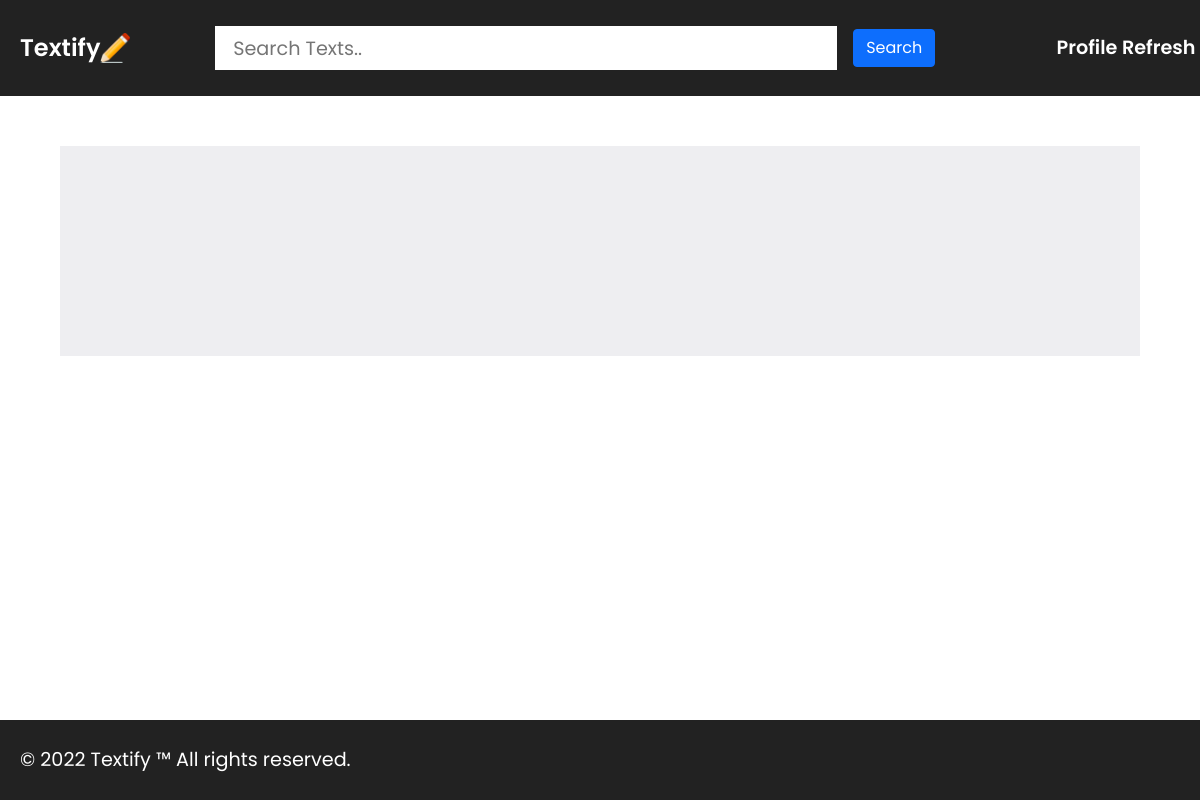
The app's page /, older data.
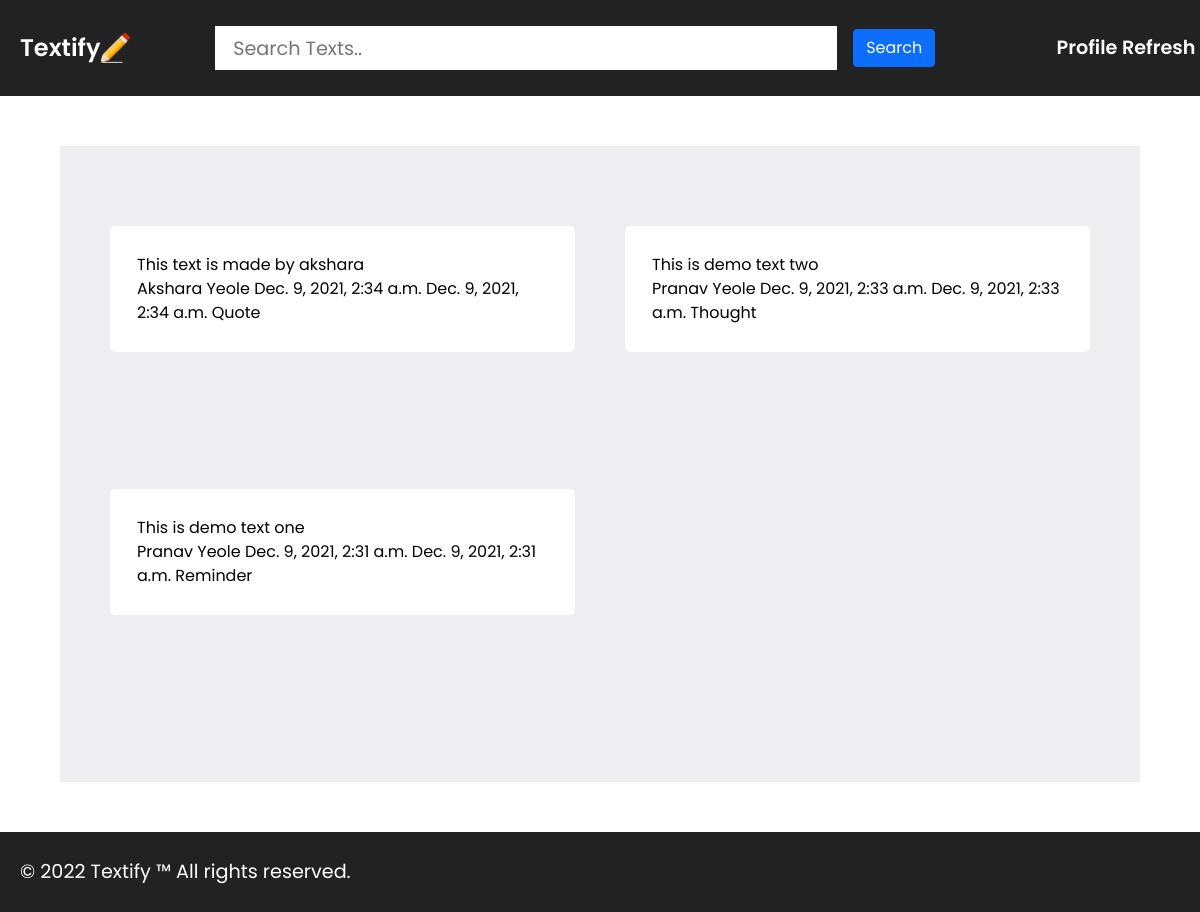
The same page, newer data.
### textifyapi/models.py (models this page shows, shortened)
class Text(models.Model):
    TEXT_CATEGORY = [
        ("gn", "General"),
        ("rm", "Reminder"),
        ("th", "Thought"),
        ("qt", "Quote"),
        ("nt", "Note")
    ]
    TEXT_SEVERITY = [
        ("l", "low"),
        ("m", "moderate"),
        ("h", "high")
    ]
    title = models.CharField(max_length=100, null=True, blank=True)
    content = RichTextField(null=True, blank=True)
    image = models.ImageField(upload_to="images/", blank=True, null=True)
    category = models.CharField(max_length=2, choices=TEXT_CATEGORY, default="gn")
    severity = models.CharField(max_length=1, choices=TEXT_SEVERITY, null=True, blank=True)
    pinned = models.BooleanField(default=False)
    created_at = models.DateTimeField(auto_now_add=True)
    updated_at = models.DateTimeField(auto_now=True)
    user = models.ForeignKey(User, on_delete=models.CASCADE)
    class Meta:
        ordering = ["-created_at"]

class User(models.Model):
    GENDER_CHOICE = [
        ("m", "Male"),
        ("f", "Female"),
        ("o", "Other")
    ]
    name = models.CharField(max_length=50)
    age = models.IntegerField(validators=[MinValueValidator(1), MaxValueValidator(100)])
    gender = models.CharField(max_length=1 ,choices=GENDER_CHOICE)
    email = models.EmailField()
    username = models.CharField(max_length=10)
    password = models.CharField(max_length=10)
    profile_pic = models.ImageField(null=True, blank=True, upload_to="php/")

### textifyapi/views.py (the view)
# urls.py: path('', views.TextList.as_view(), name="textlist"),
class TextList(ListView):
    model = Text
    template_name = "textifyapi/textlist.html"

### textifyapi/templates/textifyapi/textlist.html
{% extends 'textifyapi/base.html' %}
{% load static %}
{% block head %}
    <link rel="stylesheet" href="{% static 'textifyapi/textlist.css' %}" type="text/css">
{% endblock head %}
{% block content %}
<div id="text_grid">
    {% for text in text_list %}
    <a id="singletext_link" href="{% url 'textdetail' text.pk %}">
    <div id="text_entry">
        <div id="title_container">
            <span>{{text.title}}</span>
        </div>
        <div id="meta_container">
            <span>{{text.user.name}}</span>
            <span>{{text.created_at}}</span>
            <span>{{text.updated_at}}</span>
            <span>{{text.get_category_display}}</span>
        </div>
    </div>
</a>
    {% endfor %}
</div>
{% endblock content %}

Row changes from the older to the newer data that the page shows:
added Text: title "This text is made by akshara", user.name "Akshara Yeole", created_at "Dec. 9, 2021, 2:34 a.m.", updated_at "Dec. 9, 2021, 2:34 a.m.", category "Quote"
added Text: title "This is demo text two", user.name "Pranav Yeole", created_at "Dec. 9, 2021, 2:33 a.m.", updated_at "Dec. 9, 2021, 2:33 a.m.", category "Thought"
added Text: title "This is demo text one", user.name "Pranav Yeole", created_at "Dec. 9, 2021, 2:31 a.m.", updated_at "Dec. 9, 2021, 2:31 a.m.", category "Reminder"
